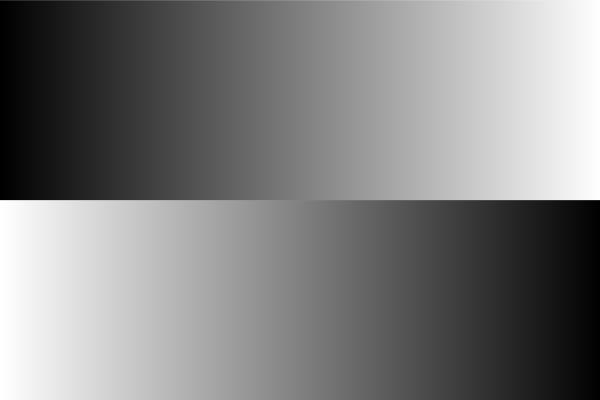
Frame 1 (no input)
Frame 60 (the mouse pressed at the canvas centre just before this capture): identical to frame 1, image omitted
Frame 120 (the mouse held since frame 60 and released just before this capture): identical to frame 1, image omitted

The Processing sketch that drew this single still picture (run headless with seeded random() and noise(); from frame 60 on, the mouse is pressed at the canvas centre):

// Processing sketch: for4_lineasDegradadas
// ── for4_lineasDegradadas.pde
void setup() {
  size(600, 400);                                                                
  config();
}
void draw() {
  background(250);
  for (int i=0; i<width; i+= 1) {
    int borde = i*255/width; 
    /* regla de tres simple para promediar la ubicación de cada línea (i) con
     un valor equivalente de color*/
    stroke(borde);
    line(i, 0, i, height/2);
  }
  // valores posibles de i     0 --> 400
  // valores posibles de color 0 --> 255
  for (int i=0; i<width; i+= 1) {
    int borde = i*255/width;
    stroke(255-borde);
    line(i, height/2, i, height);
  }
}


void config() {
  surface.setTitle("secuencia de lineas");
  surface.setResizable(true);
  surface.setLocation(600, 200);
}
